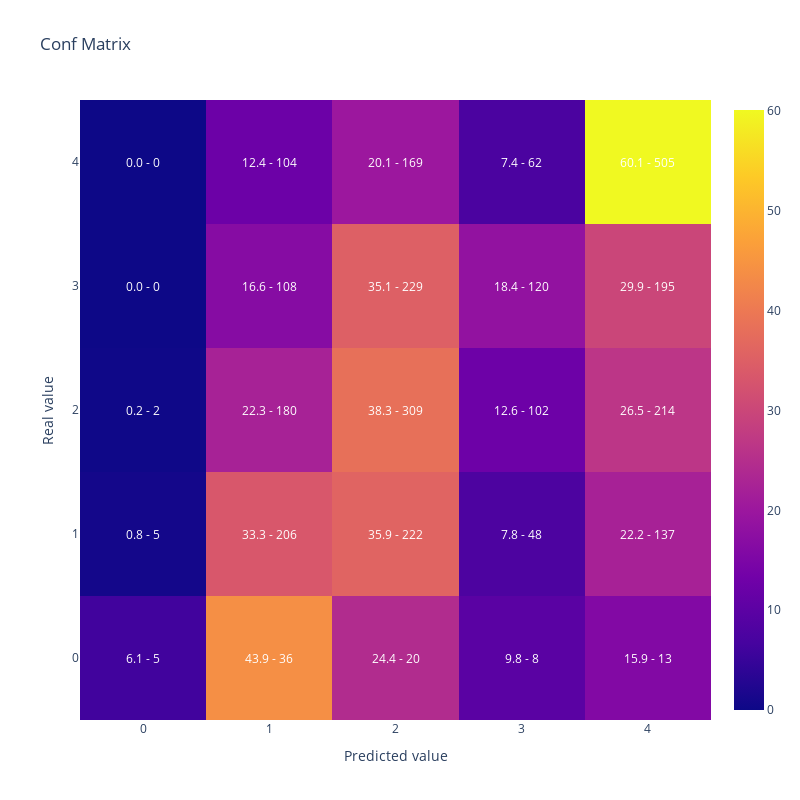

Notebook source saved alongside this figure:
### Code cell
#Vamos a replicar el resultado de la optimizacion reentrenando el modelo con el mejor conjunto de hiperparametros
#Generamos parametros incluyendo los fijos y la mejor solución que encontro optuna
lgb_params =  {      
                        'objective': 'multiclass',
                        'verbosity':-1,
                        'num_class': len(y_train.unique())} | study.best_params

lgb_train_dataset = lgb.Dataset(data=X_train,
                                label=y_train)


#Entreno
lgb_model = lgb.train(lgb_params,
                    lgb_train_dataset)

#Muestro matriz de confusion y kappa
display(plot_confusion_matrix(y_test,lgb_model.predict(X_test).argmax(axis=1)))

cohen_kappa_score(y_test,lgb_model.predict(X_test).argmax(axis=1),
                             weights = 'quadratic')

### Figure 1 — Plotly figure (JSON) as saved in the notebook; plotly's stock layout.template omitted (floating-point values rounded to 4 significant figures)
{"data": [{"type": "heatmap", "x": [0, 1, 2, 3, 4], "y": [0, 1, 2, 3, 4], "z": [[6.098, 43.9, 24.39, 9.756, 15.85], [0.8091, 33.33, 35.92, 7.767, 22.17], [0.2478, 22.3, 38.29, 12.64, 26.52], [0, 16.56, 35.12, 18.4, 29.91], [0, 12.38, 20.12, 7.381, 60.12]]}], "layout": {"annotations": [{"font": {"color": "white"}, "showarrow": false, "text": "6.1 - 5", "x": 0, "xref": "x", "y": 0, "yref": "y"}, {"font": {"color": "white"}, "showarrow": false, "text": "43.9 - 36", "x": 1, "xref": "x", "y": 0, "yref": "y"}, {"font": {"color": "white"}, "showarrow": false, "text": "24.4 - 20", "x": 2, "xref": "x", "y": 0, "yref": "y"}, {"font": {"color": "white"}, "showarrow": false, "text": "9.8 - 8", "x": 3, "xref": "x", "y": 0, "yref": "y"}, {"font": {"color": "white"}, "showarrow": false, "text": "15.9 - 13", "x": 4, "xref": "x", "y": 0, "yref": "y"}, {"font": {"color": "white"}, "showarrow": false, "text": "0.8 - 5", "x": 0, "xref": "x", "y": 1, "yref": "y"}, {"font": {"color": "white"}, "showarrow": false, "text": "33.3 - 206", "x": 1, "xref": "x", "y": 1, "yref": "y"}, {"font": {"color": "white"}, "showarrow": false, "text": "35.9 - 222", "x": 2, "xref": "x", "y": 1, "yref": "y"}, {"font": {"color": "white"}, "showarrow": false, "text": "7.8 - 48", "x": 3, "xref": "x", "y": 1, "yref": "y"}, {"font": {"color": "white"}, "showarrow": false, "text": "22.2 - 137", "x": 4, "xref": "x", "y": 1, "yref": "y"}, {"font": {"color": "white"}, "showarrow": false, "text": "0.2 - 2", "x": 0, "xref": "x", "y": 2, "yref": "y"}, {"font": {"color": "white"}, "showarrow": false, "text": "22.3 - 180", "x": 1, "xref": "x", "y": 2, "yref": "y"}, {"font": {"color": "white"}, "showarrow": false, "text": "38.3 - 309", "x": 2, "xref": "x", "y": 2, "yref": "y"}, {"font": {"color": "white"}, "showarrow": false, "text": "12.6 - 102", "x": 3, "xref": "x", "y": 2, "yref": "y"}, {"font": {"color": "white"}, "showarrow": false, "text": "26.5 - 214", "x": 4, "xref": "x", "y": 2, "yref": "y"}, {"font": {"color": "white"}, "showarrow": false, "text": "0.0 - 0", "x": 0, "xref": "x", "y": 3, "yref": "y"}, {"font": {"color": "white"}, "showarrow": false, "text": "16.6 - 108", "x": 1, "xref": "x", "y": 3, "yref": "y"}, {"font": {"color": "white"}, "showarrow": false, "text": "35.1 - 229", "x": 2, "xref": "x", "y": 3, "yref": "y"}, {"font": {"color": "white"}, "showarrow": false, "text": "18.4 - 120", "x": 3, "xref": "x", "y": 3, "yref": "y"}, {"font": {"color": "white"}, "showarrow": false, "text": "29.9 - 195", "x": 4, "xref": "x", "y": 3, "yref": "y"}, {"font": {"color": "white"}, "showarrow": false, "text": "0.0 - 0", "x": 0, "xref": "x", "y": 4, "yref": "y"}, {"font": {"color": "white"}, "showarrow": false, "text": "12.4 - 104", "x": 1, "xref": "x", "y": 4, "yref": "y"}, {"font": {"color": "white"}, "showarrow": false, "text": "20.1 - 169", "x": 2, "xref": "x", "y": 4, "yref": "y"}, {"font": {"color": "white"}, "showarrow": false, "text": "7.4 - 62", "x": 3, "xref": "x", "y": 4, "yref": "y"}, {"font": {"color": "white"}, "showarrow": false, "text": "60.1 - 505", "x": 4, "xref": "x", "y": 4, "yref": "y"}], "height": 800, "title": {"text": "Conf Matrix"}, "width": 800, "xaxis": {"title": {"text": "Predicted value"}}, "yaxis": {"title": {"text": "Real value"}}}}
